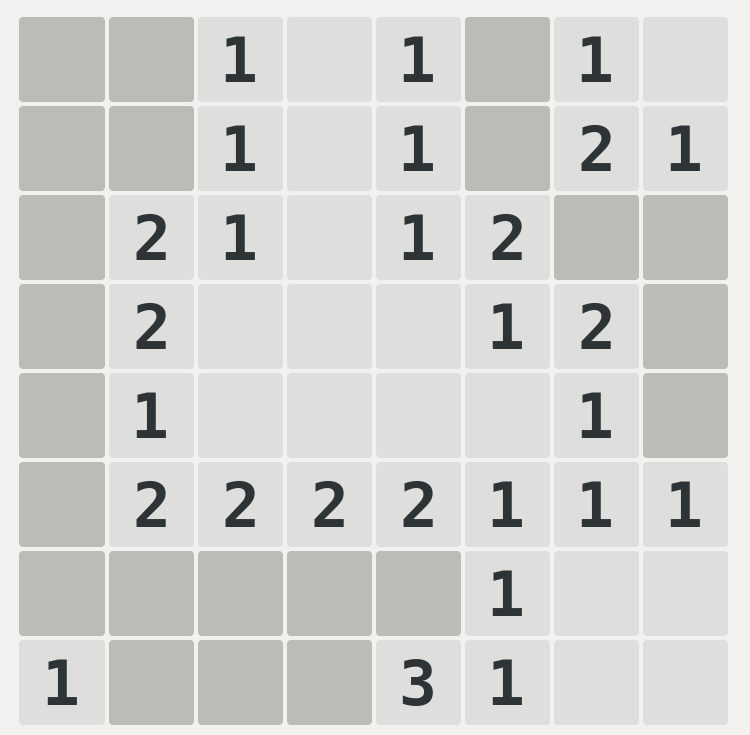
#> input picture board2.png, 750 x 735 px
$ python rmsdiff.py   (Python 2 division)
#> lines starting #> are read from the running program, lines starting #| are printed output that depends on the picture
from __future__ import division
from PIL import Image
import ImageChops
import math, operator
from PIL import ImageFilter

def rmsdiff2(im1,im2):
    pix1=im1.load()
    pix2=im2.load()
    hoja=[[0 for x in range(85)]for x in range(85)]
    for i in range(85):
        for j in range(85):
            hoja[i][j]=(pix1[i,j]-pix2[i,j])**2
    return sum(map(sum,hoja))

def rmsdiff3(im1,im2):
    pix1=im1.load()
    pix2=im2.load()
    #print im1.getpixel((0,0))
    #print pix1[0,0]
    #a=input()
    temp1=0
    temp2=0
    cmon=[[0 for x in range(20)]for x in range(20)]
    for p in range(0,20):
        for q in range(0,20):
            for i in range(4*p,4+4*p):
                for j in range(4*q,4+4*q):
                    temp1 = temp1 + pix1[i,j]
                    temp2 = temp2 + pix2[i,j]
                    #temp =temp+(pix1[i,j]-pix2[i,j])**2
            temp1 = temp1/16
            temp2 = temp2/16
            cmon[p][q]=(temp1-temp2)**2
            temp1=0
            temp2=0
    return sum(map(sum,cmon))

def rmsdiff(im1, im2):
    h1 = im1.histogram()
    h2 = im2.histogram()

    rms = math.sqrt(reduce(operator.add,
        map(lambda a,b: (a-b)**2, h1, h2))/len(h1))
    return rms

board = Image.open('board2.png')
#> board is the input picture: PIL image 750x735 RGBA; mean R, G, B, A 209.1, 210, 206.8, 255

image_numbers = [1, 2, 3, 4, 10, 50] # 10 -> open, 50 -> closed
img = {}
for i in image_numbers:
    img[i] = Image.open('num' + str(i) + '.png')
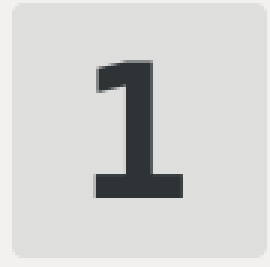
#> input picture num1.png, 90 x 89 px (shown 3 times larger)
    img[i] = img[i].convert('L')
    img[i] = img[i].filter(ImageFilter.GaussianBlur(3))
    img[i].show()
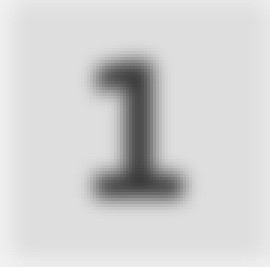
#> shown: PIL image 90x89 L (shown 3 times larger); min 60, max 241, mean 210.3
#> pass 2 of the loop `for i in image_numbers:`:
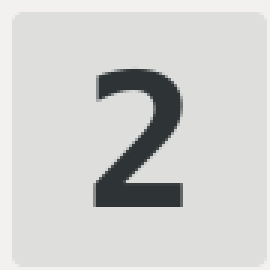
#> input picture num2.png, 90 x 90 px (shown 3 times larger)
#> `img[i].show()`:
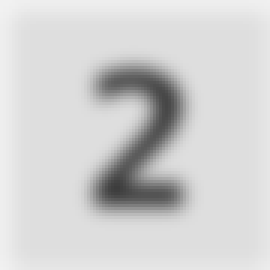
#> shown: PIL image 90x90 L (shown 3 times larger); min 61, max 241, mean 209.2
#> (the run stopped early here; a loop or call above may not have finished)
